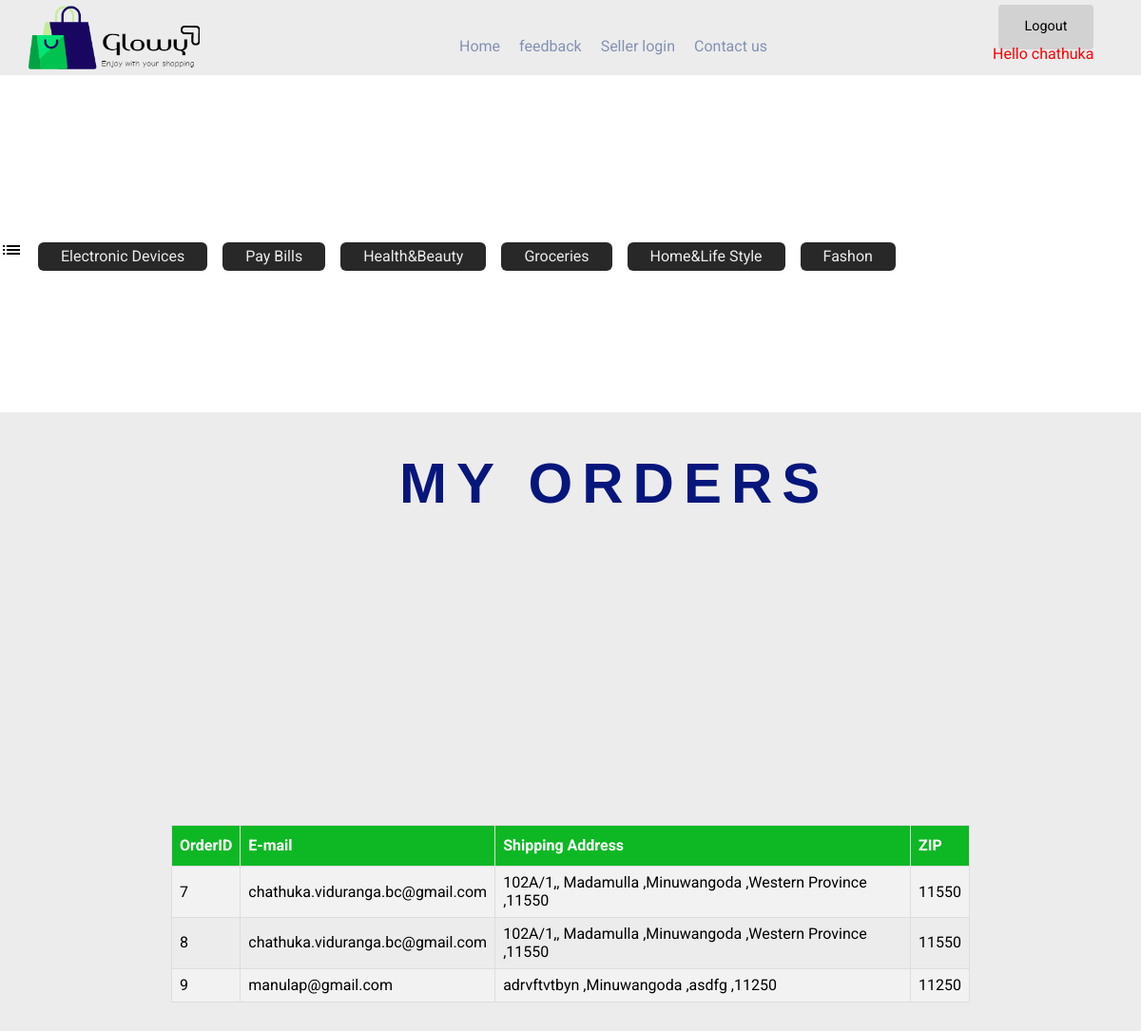
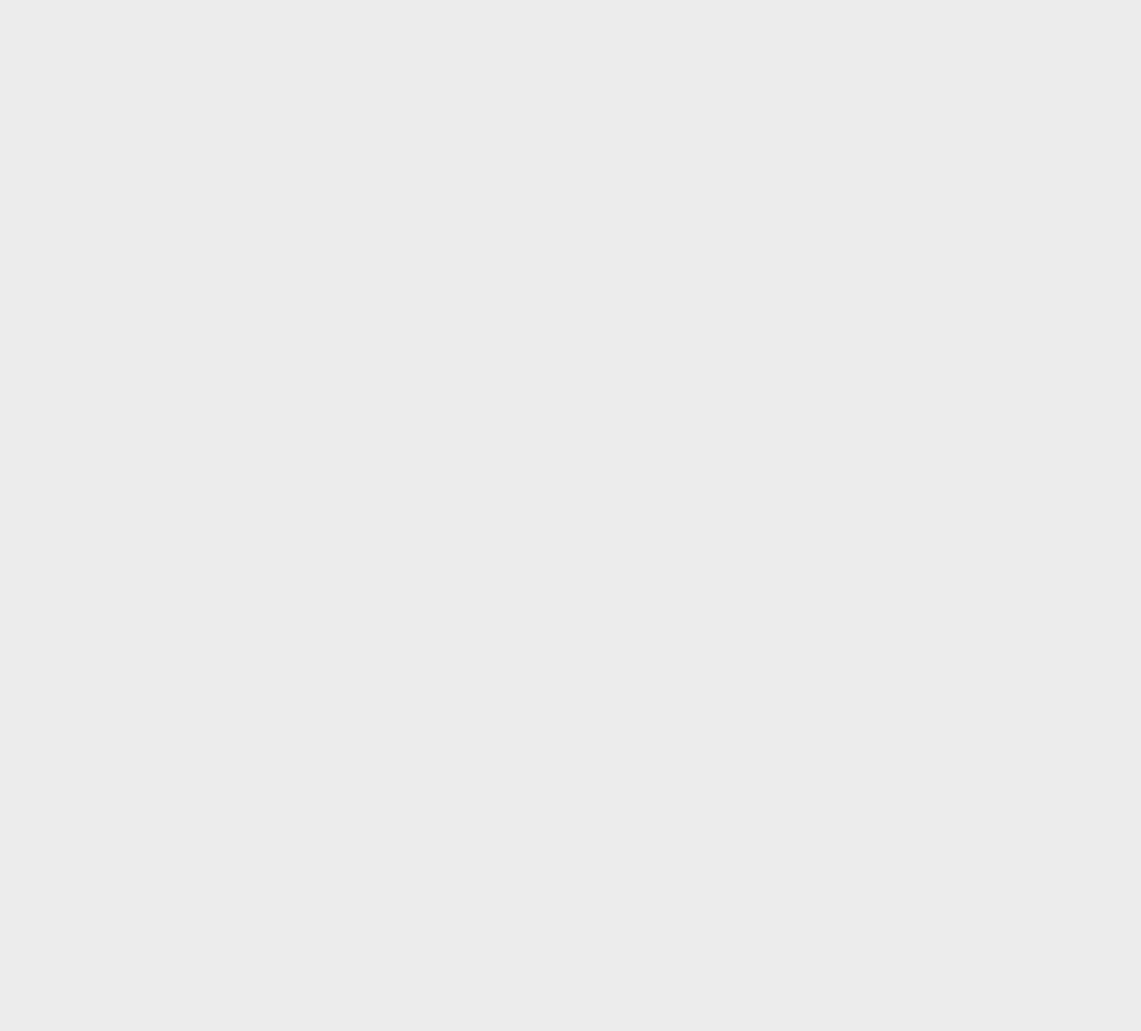
The app's page /MyOrders.php (signed in) with its own data (2 pictures, top to bottom).
### tables this page shows
CREATE TABLE `customershipping` (
  `id` int(11) NOT NULL,
  `username` varchar(100) NOT NULL,
  `fullname` varchar(100) NOT NULL,
  `email` varchar(100) NOT NULL,
  `address` varchar(250) NOT NULL,
  `city` varchar(100) NOT NULL,
  `state` varchar(100) NOT NULL,
  `zip` varchar(100) NOT NULL
);

### MyOrders.php (the view, shortened to what this page needs)
<!DOCTYPE html>
<html lang="en">
  <head>
       <link rel="stylesheet" href="Styles/MyOrders/MyOrders.css?v=<?php echo time(); ?>"/>
       <link rel="stylesheet" href="Styles/Homepage/normalize.css" />
       <link rel="stylesheet" href="https://cdnjs.cloudflare.com/ajax/libs/font-awesome/4.7.0/css/font-awesome.min.css">
       <link rel="stylesheet" href="https://cdnjs.cloudflare.com/ajax/libs/font-awesome/4.7.0/css/font-awesome.min.css">
  </head>
<body>
    <header>
      <img class="logo" src="images/Homepage/onlinelogomaker-091721-1248-1692-2000-transparent.png" alt="logo of glowy shopping mall"/>
        <ul class="navigation_links">
        <li><a href="homepage.php"><button>Home</button></a></li>
              <li><a href="feedback.php"><button>feedback</button></a></li>
              <li><a href="SellerLogin.html"><button>Seller&nbsp;login</button></a></li>
              <li><a href="ContactUs.html"><button>Contact&nbsp;us</button></a></li>
        </ul>
        <p class="username"><?php session_start(); echo" Hello ". $_SESSION['username'];
?></p>
      <div class="button_list">
        <a href="logout.php"><button> Logout </button></a>
      </div>
    </header>
    <ul class="catagory">
      <img src="images/Homepage/outline_list_black_24dp.png" alt="">
      <li><a href="product.php"><button>Electronic&nbsp;Devices</button></a></li>
      <li><a href="Additional.php"><button>Pay&nbsp;Bills</button></a></li>
      <li><a href="product.php"><button>Health&Beauty</button></a></li>
      <li><a href="product.php"><button>Groceries</button></a></li>
      <li><a href="product.php"><button>Home&Life&nbsp;Style</button></a></li>
      <li><a href="product.php"><button>Fashon</button></a></li>
    </ul>
    <main>
        <h1 class="name">MY ORDERS</h1>
<?php
$username=$_SESSION['username'];
$conn=mysqli_connect('localhost','root','','glowydbms') or die("connection failed" .mysqli_connect_error());
$sql1="SELECT * FROM `customershipping` WHERE `username`='$username' ";?>
 <table id="customers">
     <th> OrderID </th>
     <th> E-mail </th>
     <th> Shipping Address </th>
     <th> ZIP </th>
<?php
if (mysqli_multi_query($conn, $sql1)) {
    do {
      if ($result = mysqli_store_result($conn)) {
        while ($row = mysqli_fetch_row($result)) {
            echo"<tr>";
            echo "<td>".$row[0] ."</td>";
            echo "<td>".$row[3] ."</td>";
            echo "<td>".$row[4] ." ,";
            echo $row[5]." ,";
            echo $row[6]." ,";
            echo $row[7] ."</td>";
            echo"<td>". $row[7] ."</td>";
            echo"</tr>";
        }
      }
    } while (mysqli_next_result($conn));
  }
 ?>
</table>
    </main>
    </body>
    </html>

### Styles/MyOrders/MyOrders.css (style rules this page uses)
* { box-sizing: border-box; margin: 0; padding: 0; font-family: "Roboto", sans-serif; }
header { position: absolute; top: 0; left: 0; width: 100%; display: flex; justify-content: space-between; background-color: rgb(236, 236, 236); }
.logo { width: 20%; }
li { list-style: none; display: flex; }
.navigation_links { background-color: transparent; display: inline-flex; }
.navigation_links li { background-color: transparent; }
.navigation_links li button { background-color: transparent; text-decoration: solid; color: rgba(5, 36, 109, 0.452); border: none; padding: 10px; border-radius: 5px; margin-top: 30px; }
.button_list button { border-radius: 4px; background-color: #b9b9b980; border: none; color: gba(5, 36, 109, 0.452); text-align: center; font-size: 90%; padding: 10%; width: 100px; transition: all 0.1s; cursor: pointer; margin-right: 50px; margin-top: 5px; }
.catagory { position: absolute; top: 11%; width: 100%; }
.catagory li { display: inline; }
.catagory li button { color: rgb(240, 235, 235); background-color: rgb(40, 40, 40); padding: 0.5% 2% 0.5% 2%; margin-left: 1%; margin-top: 10px; border: none; border-radius: 6px; transition: all 0.3s ease 0s; }
.catagory img { width: 2%; padding-top: 1%; }
main { position: absolute; top: 20%; width: 100%; background-color: rgb(236, 236, 236); height: 100%; }
main h1 { color: rgb(7, 22, 124); letter-spacing: 10px; font-family: "Lucida Sans", "Lucida Sans Regular", "Lucida Grande", "Lucida Sans Unicode", Geneva, Verdana, sans-serif; }
#customers { position: absolute; top: 20%; font-family: Arial, Helvetica, sans-serif; border-collapse: collapse; width: 70%; left: 15%; }
#customers td, #customers th { border: 1px solid #ddd; padding: 8px; }
#customers tr:nth-child(even) { background-color: #f2f2f2; }
#customers th { padding-top: 12px; padding-bottom: 12px; text-align: left; background-color: #0db824; color: white; }
main h1 { position: absolute; top: 0%; left: 35%; font-size: 60px; }
.username { position: absolute; top: 60%; left: 87%; }
.username { color: red; }

### records on screen
customershipping: id "7", email "chathuka.viduranga.bc@gmail.com", address "102A/1,, Madamulla", city "Minuwangoda", state "Western Province", zip "11550"
customershipping: id "8", email "chathuka.viduranga.bc@gmail.com", address "102A/1,, Madamulla", city "Minuwangoda", state "Western Province", zip "11550"
customershipping: id "9", email "manulap@gmail.com", address "adrvftvtbyn", city "Minuwangoda", state "asdfg", zip "11250"

### other values on screen
$_SESSION['username'] "chathuka"
